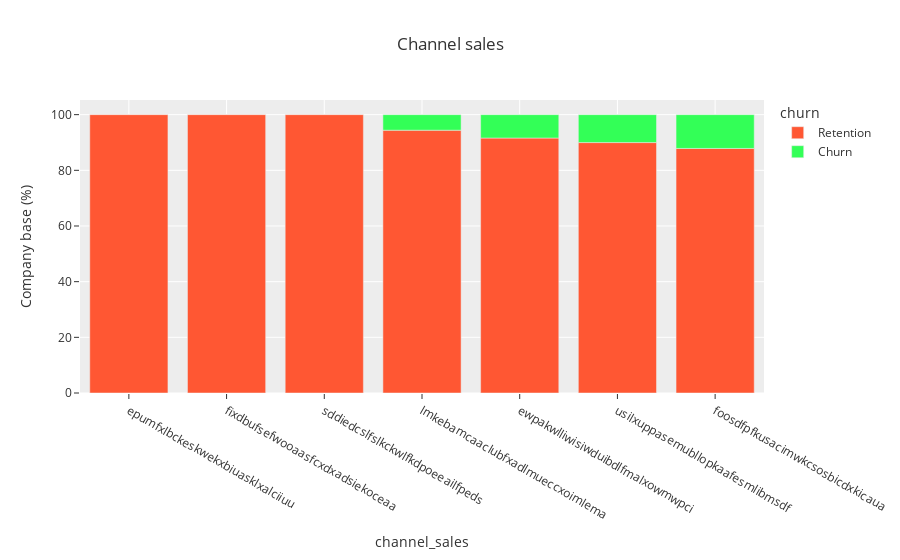

Notebook cell for this chart:
### Markdown cell above
#### SALES CHANNELS ANALYSIS

### Code cell
channel = pd.DataFrame(client_data.groupby(['channel_sales'])['churn'].value_counts(normalize=True)*100)
channel.columns = ['Company base (%)']
channel = channel.reset_index()
channel['churn'] = channel['churn'].map({0:'Retention',1:'Churn'})
channel.sort_values('Company base (%)',inplace=True,ascending=False)
colors = ['#FF5733', '#33FF57']  # Define your desired colors here


fig = px.bar(channel, x="channel_sales", y="Company base (%)", color="churn", title="Channel sales",color_discrete_sequence=colors,template='ggplot2')
fig.show()

channel

### Figure 1 — Plotly figure (JSON) as saved in the notebook; plotly's stock layout.template omitted (floating-point values rounded to 4 significant figures)
{"data": [{"alignmentgroup": "True", "hovertemplate": "churn=Retention<br>channel_sales=%{x}<br>Company base (%)=%{y}<extra></extra>", "legendgroup": "Retention", "marker": {"color": "#FF5733", "pattern": {"shape": ""}}, "name": "Retention", "offsetgroup": "Retention", "orientation": "v", "showlegend": true, "textposition": "auto", "type": "bar", "x": ["epumfxlbckeskwekxbiuasklxalciiuu", "fixdbufsefwooaasfcxdxadsiekoceaa", "sddiedcslfslkckwlfkdpoeeailfpeds", "lmkebamcaaclubfxadlmueccxoimlema", "ewpakwlliwisiwduibdlfmalxowmwpci", "usilxuppasemubllopkaafesmlibmsdf", "foosdfpfkusacimwkcsosbicdxkicaua"], "xaxis": "x", "y": [100, 100, 100, 94.41, 91.6, 89.96, 87.86], "yaxis": "y"}, {"alignmentgroup": "True", "hovertemplate": "churn=Churn<br>channel_sales=%{x}<br>Company base (%)=%{y}<extra></extra>", "legendgroup": "Churn", "marker": {"color": "#33FF57", "pattern": {"shape": ""}}, "name": "Churn", "offsetgroup": "Churn", "orientation": "v", "showlegend": true, "textposition": "auto", "type": "bar", "x": ["foosdfpfkusacimwkcsosbicdxkicaua", "usilxuppasemubllopkaafesmlibmsdf", "ewpakwlliwisiwduibdlfmalxowmwpci", "lmkebamcaaclubfxadlmueccxoimlema"], "xaxis": "x", "y": [12.14, 10.04, 8.399, 5.589], "yaxis": "y"}], "layout": {"barmode": "relative", "legend": {"title": {"text": "churn"}, "tracegroupgap": 0}, "title": {"text": "Channel sales"}, "xaxis": {"anchor": "y", "domain": [0, 1], "title": {"text": "channel_sales"}}, "yaxis": {"anchor": "x", "domain": [0, 1], "title": {"text": "Company base (%)"}}}}
